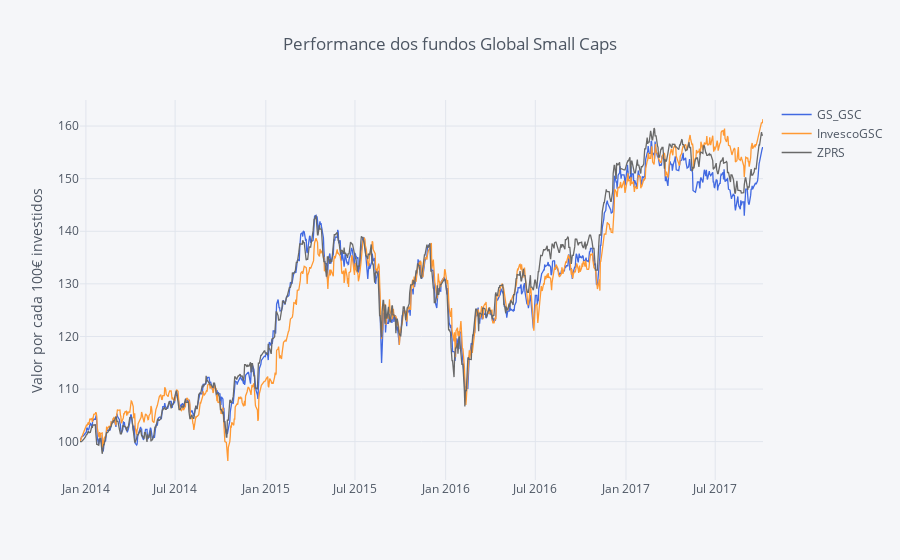

Source (notebook cell):
### Code cell
Quotes_df_norm.iplot(kind='scatter',yTitle='Valor por cada 100€ investidos', title='Performance dos fundos Global Small Caps',
                    colors=['royalblue', 'orange', 'dimgray'])

### Figure 1 — Plotly figure (JSON) as saved in the notebook; plotly's stock layout.template omitted (floating-point values rounded to 4 significant figures; data arrays with more than 128 entries replaced by an {"elided": "..."} marker saying what was removed)
{"data": [{"line": {"color": "rgba(65, 105, 225, 1.0)", "dash": "solid", "width": 1.3}, "mode": "lines", "name": "GS_GSC", "text": "", "type": "scatter", "x": {"elided": "953 str values"}, "y": {"elided": "953 float values"}}, {"line": {"color": "rgba(255, 153, 51, 1.0)", "dash": "solid", "width": 1.3}, "mode": "lines", "name": "InvescoGSC", "text": "", "type": "scatter", "x": {"elided": "953 str values"}, "y": {"elided": "953 float values"}}, {"line": {"color": "rgba(105, 105, 105, 1.0)", "dash": "solid", "width": 1.3}, "mode": "lines", "name": "ZPRS", "text": "", "type": "scatter", "x": {"elided": "953 str values"}, "y": {"elided": "953 float values"}}], "layout": {"legend": {"bgcolor": "#F5F6F9", "font": {"color": "#4D5663"}}, "paper_bgcolor": "#F5F6F9", "plot_bgcolor": "#F5F6F9", "title": "Performance dos fundos Global Small Caps", "titlefont": {"color": "#4D5663"}, "xaxis1": {"gridcolor": "#E1E5ED", "showgrid": true, "tickfont": {"color": "#4D5663"}, "title": "", "titlefont": {"color": "#4D5663"}, "zerolinecolor": "#E1E5ED"}, "yaxis1": {"gridcolor": "#E1E5ED", "showgrid": true, "tickfont": {"color": "#4D5663"}, "title": "Valor por cada 100€ investidos", "titlefont": {"color": "#4D5663"}, "zerolinecolor": "#E1E5ED"}}}
